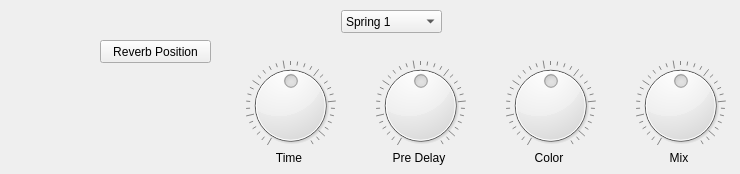
    <widget class="QWidget" name="Reverb">
     <attribute name="title">
      <string>Reverb</string>
     </attribute>
     <widget class="QComboBox" name="reverbTypecomboBox">
      <property name="geometry">
       <rect>
        <x>341</x>
        <y>10</y>
        <width>101</width>
        <height>23</height>
       </rect>
      </property>
      <property name="currentText">
       <string>Spring 1</string>
      </property>
      <property name="currentIndex">
       <number>0</number>
      </property>
      <property name="maxVisibleItems">
       <number>6</number>
      </property>
      <property name="minimumContentsLength">
       <number>1</number>
      </property>
      <item>
       <property name="text">
        <string>Spring 1</string>
       </property>
      </item>
      <item>
       <property name="text">
        <string>Spring 2</string>
       </property>
      </item>
      <item>
       <property name="text">
        <string>Spring 3</string>
       </property>
      </item>
      <item>
       <property name="text">
        <string>Spring 4</string>
       </property>
      </item>
      <item>
       <property name="text">
        <string>Room</string>
       </property>
      </item>
      <item>
       <property name="text">
        <string>Plate</string>
       </property>
      </item>
     </widget>
     <widget class="QDial" name="reverbTimeDial">
      <property name="geometry">
       <rect>
        <x>240</x>
        <y>60</y>
        <width>101</width>
        <height>91</height>
       </rect>
      </property>
      <property name="whatsThis">
       <string>Gain</string>
      </property>
      <property name="maximum">
       <number>127</number>
      </property>
      <property name="value">
       <number>64</number>
      </property>
      <property name="notchesVisible">
       <bool>true</bool>
      </property>
     </widget>
     <widget class="QDial" name="reverbPreDelayDial">
      <property name="geometry">
       <rect>
        <x>370</x>
        <y>60</y>
        <width>101</width>
        <height>91</height>
       </rect>
      </property>
      <property name="whatsThis">
       <string>Gain</string>
      </property>
      <property name="maximum">
       <number>127</number>
      </property>
      <property name="value">
       <number>64</number>
      </property>
      <property name="notchesVisible">
       <bool>true</bool>
      </property>
     </widget>
     <widget class="QLabel" name="label_26">
      <property name="geometry">
       <rect>
        <x>260</x>
        <y>150</y>
        <width>58</width>
        <height>15</height>
       </rect>
      </property>
      <property name="text">
       <string>Time</string>
      </property>
      <property name="alignment">
       <set>Qt::AlignCenter</set>
      </property>
     </widget>
     <widget class="QLabel" name="label_27">
      <property name="geometry">
       <rect>
        <x>390</x>
        <y>150</y>
        <width>58</width>
        <height>15</height>
       </rect>
      </property>
      <property name="text">
       <string>Pre Delay</string>
      </property>
      <property name="alignment">
       <set>Qt::AlignCenter</set>
      </property>
     </widget>
     <widget class="QPushButton" name="reverbPositionButton">
      <property name="geometry">
       <rect>
        <x>100</x>
        <y>40</y>
        <width>111</width>
        <height>23</height>
       </rect>
      </property>
      <property name="text">
       <string>Reverb Position</string>
      </property>
     </widget>
     <widget class="QDial" name="reverbMixDial">
      <property name="geometry">
       <rect>
        <x>630</x>
        <y>60</y>
        <width>101</width>
        <height>91</height>
       </rect>
      </property>
      <property name="whatsThis">
       <string>Gain</string>
      </property>
      <property name="maximum">
       <number>127</number>
      </property>
      <property name="value">
       <number>64</number>
      </property>
      <property name="notchesVisible">
       <bool>true</bool>
      </property>
     </widget>
     <widget class="QLabel" name="label_28">
      <property name="geometry">
       <rect>
        <x>650</x>
        <y>150</y>
        <width>58</width>
        <height>15</height>
       </rect>
      </property>
      <property name="text">
       <string>Mix</string>
      </property>
      <property name="alignment">
       <set>Qt::AlignCenter</set>
      </property>
     </widget>
     <widget class="QLabel" name="label_29">
      <property name="geometry">
       <rect>
        <x>520</x>
        <y>150</y>
        <width>58</width>
        <height>15</height>
       </rect>
      </property>
      <property name="text">
       <string>Color</string>
      </property>
      <property name="alignment">
       <set>Qt::AlignCenter</set>
      </property>
     </widget>
     <widget class="QDial" name="reverbColorDial">
      <property name="geometry">
       <rect>
        <x>500</x>
        <y>60</y>
        <width>101</width>
        <height>91</height>
       </rect>
      </property>
      <property name="whatsThis">
       <string>Gain</string>
      </property>
      <property name="maximum">
       <number>127</number>
      </property>
      <property name="value">
       <number>64</number>
      </property>
      <property name="notchesVisible">
       <bool>true</bool>
      </property>
     </widget>
    </widget>
